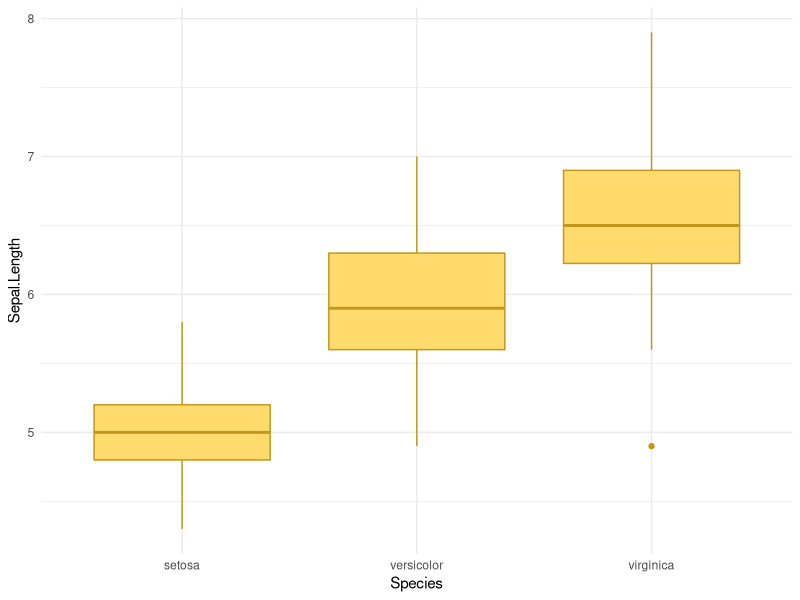
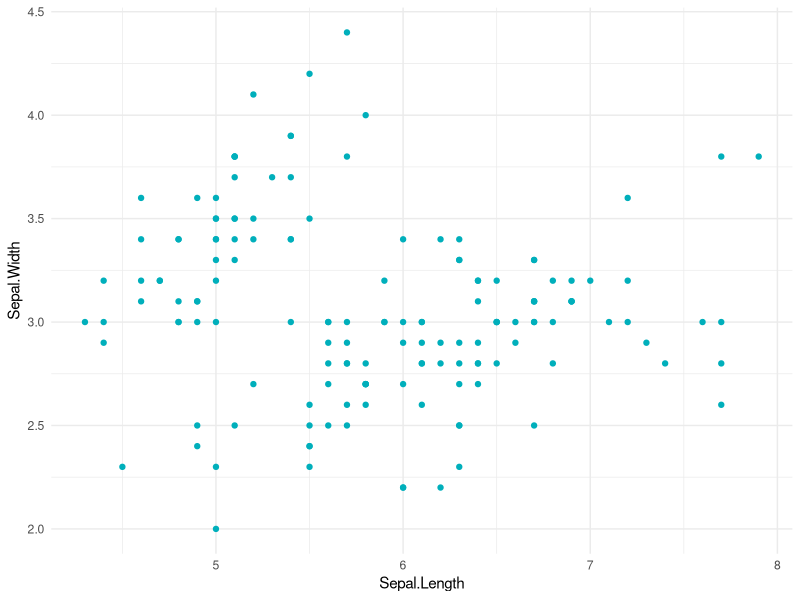
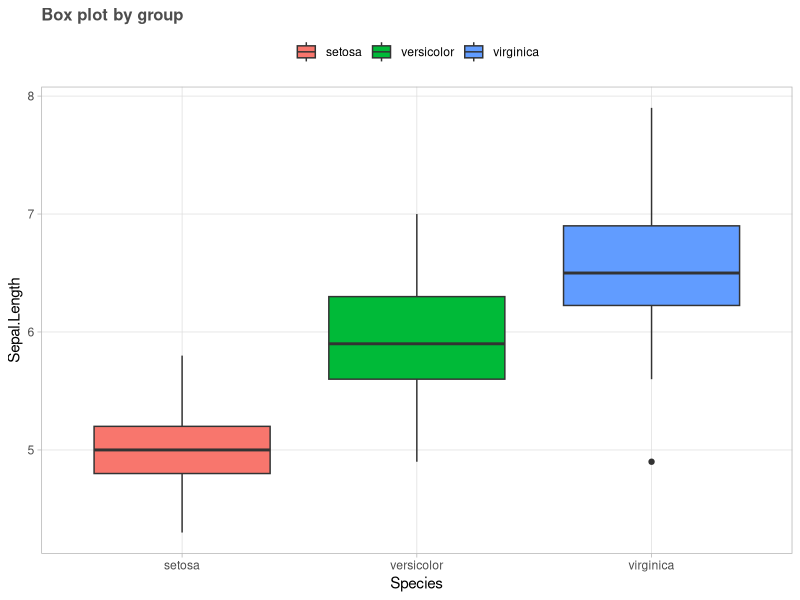
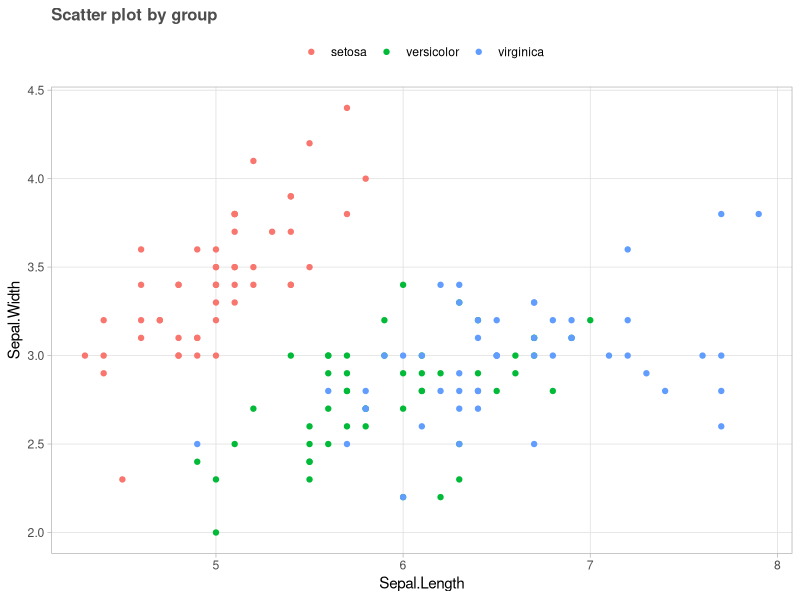
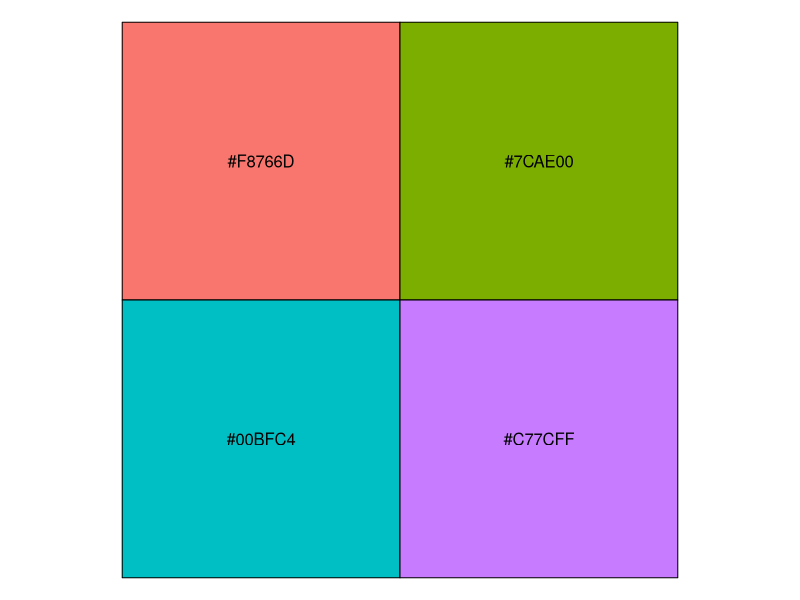
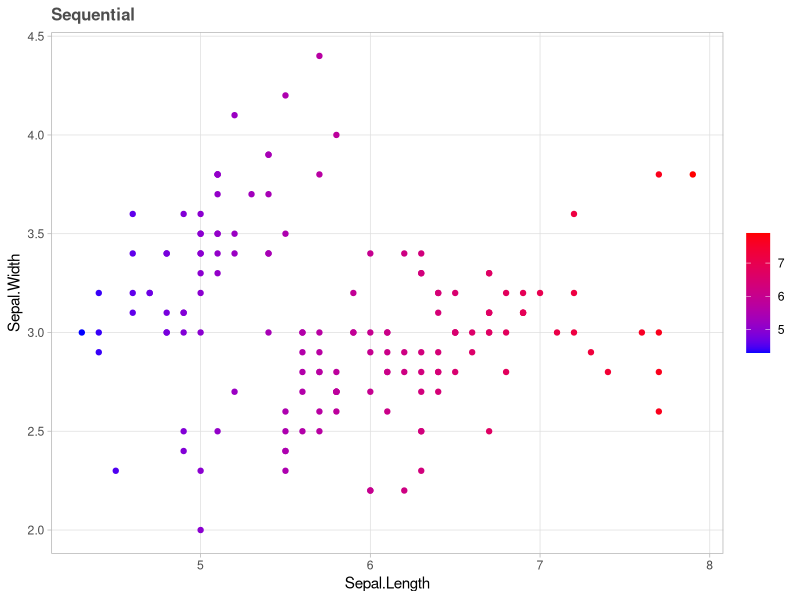
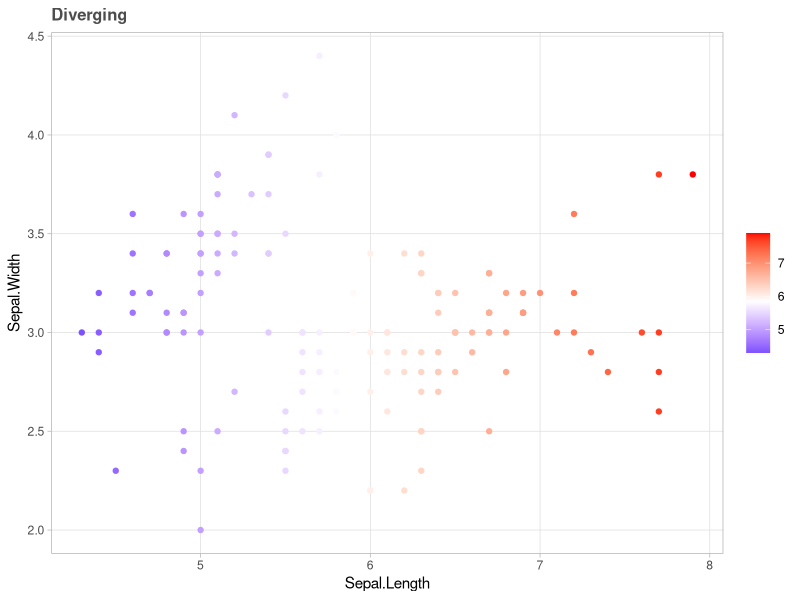
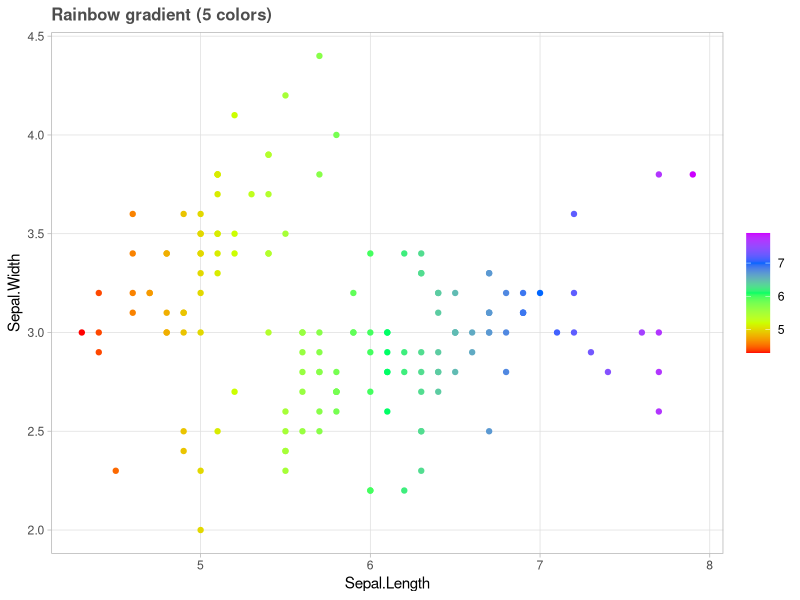

Here is the R script that generated these plots, in order: (Note: this script raises an error after producing the figures.)
## ---- chunk 1
knitr::opts_chunk$set( echo=TRUE, message=FALSE, warning=FALSE, fig.width = 5, fig.height = 3 )

library(tidyverse)
library(patchwork)
## ---- chunk 2
theme_set(theme_light())
theme_update(
  panel.grid.minor = element_blank(),
  plot.title = element_text(size = 12, colour = "gray30", face = "bold"),
  plot.subtitle = element_text(face = 'italic', colour = "gray50", size = 10),
  plot.caption = element_text(colour = "gray50", hjust=0, size = 8),
  legend.title = element_blank()
)
## ---- chunk 3
theme_classic()$panel.grid
## ---- chunk 4
# Box plot
ggplot(iris, aes(Species, Sepal.Length)) + 
  geom_boxplot(fill = "#FFDB6D", color = "#C4961A") +
  theme_minimal()

# Scatter plot
ggplot(iris, aes(Sepal.Length, Sepal.Width)) + 
  geom_point(color = "#00AFBB") +
  theme_minimal()
## ---- chunk 5
ggplot(iris, aes(Species, Sepal.Length)) + 
  geom_boxplot(aes(fill = Species)) +
  theme(legend.position = "top") +
  labs(title="Box plot by group")
## ---- chunk 6
ggplot(iris, aes(Sepal.Length, Sepal.Width)) + 
  geom_point(aes(color = Species)) +
  theme(legend.position = "top") +
  labs(title="Scatter plot by group")
## ---- chunk 7
scales::show_col(scales::hue_pal()(4))
## ---- chunk 8
# Specify the colors for low and high ends of gradient
ggplot(iris, aes(Sepal.Length, Sepal.Width)) +
  geom_point(aes(color = Sepal.Length)) +
  scale_color_gradient(low = "blue", high = "red") +
  labs(title="Sequential")
## ---- chunk 9
# Specify also the colour for mid point
ggplot(iris, aes(Sepal.Length, Sepal.Width)) +
  geom_point(aes(color = Sepal.Length)) +
  scale_color_gradient2(midpoint = mean(iris$Sepal.Length), low = "blue", mid = "white",
                        high = "red", space = "Lab" ) +
  labs(title="Diverging")
## ---- chunk 10
ggplot(iris, aes(Sepal.Length, Sepal.Width)) +
  geom_point(aes(color = Sepal.Length)) + 
  scale_color_gradientn(colours = rainbow(5)) +
  labs(title="Rainbow gradient (5 colors)")
## ---- chunk 11
library(RColorBrewer)
display.brewer.all() # to check all colorbrewer palettes
## ---- chunk 12
display.brewer.all(colorblindFriendly = TRUE)
## ---- chunk 13
ggplot(iris, aes(Sepal.Length, Sepal.Width))+
  geom_point(aes(color = Species)) +
  scale_color_brewer(palette = "Dark2")+
  geom_smooth(aes(color = Species, fill = Species), formula = y ~ x, method = "lm") + 
  scale_fill_brewer(palette = "Dark2") +
  theme_minimal() +
  theme(legend.position = "bottom") +
  labs(title="Brewer on a plot")
## ---- chunk 14
display.brewer.pal(n = 8, name = "Dark2")
## ---- chunk 15
brewer.pal(3, "Dark2")
## ---- chunk 16
library("viridis")           # Load
viridis(6)
## ---- chunk 17
plt <- function(nome, opt) {
  ggplot(iris, aes(Sepal.Length, Sepal.Width))+
  geom_point(aes(color = Sepal.Length)) +
  scale_color_viridis(option = opt)+
  theme(legend.position = "bottom") +
  labs(title = nome, x = element_blank(), y = element_blank())
}

plt("Magma", "A") + plt("Inferno", "B") + plt("Plasma", "C") + plt("Viridis", "D") +
  plot_annotation(title = "GRADIENT color palettes")
## ---- chunk 18
plt <- function(nome, opt) {
  ggplot(iris, aes(Sepal.Length, Sepal.Width))+
  geom_point(aes(color = Species)) +
  geom_smooth(aes(color = Species, fill = Species), formula = y ~ x, method = "lm") + 
  scale_color_viridis(discrete = TRUE, option = opt)+
  scale_fill_viridis(discrete = TRUE, option = opt) +
  theme(legend.position = "bottom") +
  labs(title = nome, x = element_blank(), y = element_blank())
}

plt("Magma", "A") + plt("Inferno", "B") + plt("Plasma", "C") + plt("Viridis", "D") +
  plot_annotation(title = "DISCRETE color palettes")
## ---- chunk 19
rm(list=ls())
## ---- chunk 20
library(ggsci)

# Some display plots:
p1 <- ggplot(subset(diamonds, carat >= 2.2), aes(x=table, y=price, colour=cut)) +
  geom_point(alpha = 0.7) +
  geom_smooth(formula = y ~ x, method = "loess", alpha = 0.05, size = 1, span = 1) +
  labs(title="Color")

p2 <- ggplot(subset(diamonds, carat > 2.2 & depth > 55 & depth < 70), aes(x=depth, fill=cut)) +
  geom_histogram(colour = "black", binwidth = 1, position = "dodge") +
  labs(title="Fill")
## ---- chunk 21
p1 <- p1 + scale_color_lancet()
p2 <- p2 + scale_fill_lancet()
p1 + p2
## ---- chunk 22
p1 <- p1 + scale_color_jco()
p2 <- p2 + scale_fill_jco()
p1 + p2
## ---- chunk 23
p1 <- p1 + scale_color_npg()
p2 <- p2 + scale_fill_npg()
p1 + p2
## ---- chunk 24
p1 <- p1 + scale_color_aaas()
p2 <- p2 + scale_fill_aaas()
p1 + p2
## ---- chunk 25
p1 <- p1 + scale_color_tron()
p2 <- p2 + scale_fill_tron()
p1 + p2
## ---- chunk 26
rm(list=ls())
## ---- chunk 27
ggplot(data = mpg) + # layer1 => data
  geom_point(        # layer2 => geom (points)
    mapping = aes(x = displ, y = hwy) # mapping => how variables map to visuals
  ) +
  theme_classic()
## ---- chunk 28
### scatter plot with linear fit
mpg |>  ggplot(aes(displ, hwy)) +
  geom_smooth(method = "lm", se = FALSE,            # linear fit to the data point
              color = "blue", size = 1.5) +         # tuning line color and thickness
  geom_point(alpha = 0.5, size = 2) +               # tuning the transparency and size of data points
  # scale_x_continuous(breaks=seq(1960,2020,5)) +   # breaking x-axis ticks in intervals of 10
  labs(x = "Displ", y = "Highway consumption",      # adding titles to the axis
       title = "Title goes here",                   # adding title to the plot
       subtitle = "Subtitle goes here",             # adding subtitles to the plot
       caption = "Source: goes here")               # adding caption to the plot

## ---- chunk 29
### default smooth fit
p2 <- mpg |> ggplot(aes(displ, hwy)) + 
  geom_smooth(stat = "smooth", color = "blue", size = 1.5) +
  geom_point() +
  labs(x = "Highway consumption", y = "Avg. Temperature (°C)")

### linear fit
p3 <- mpg |> ggplot(aes(displ, hwy)) + 
  geom_smooth(method = "lm", se = FALSE,
              color = "blue", size = 1.5) +
  geom_point() +
  labs(x = "Highway consumption", y = "Avg. Temperature (°C)")

### user defined formula for fitting
p4 <- mpg |> ggplot(aes(displ, hwy)) + 
  geom_smooth(method = "lm", 
              formula = y~x+I(x^2)+I(x^3),        # user defined function
              color = "blue", size = 1.5) +
  geom_point() +
  labs(x = "Highway consumption", y = "Avg. Temperature (°C)")

p2 + p3 + p4
## ---- chunk 30
rm(list=ls()) # Limpa o global environment
## ---- chunk 31
data <- tibble(
  quarter=c("Q1", "Q1", "Q2", "Q2", "Q3", "Q3", "Q4", "Q4"),
  product=c("A", "B", "A", "B", "A", "B", "A", "B"),
  profit=c(10, 14, 12, 11, 13, 15, 16, 18)
)
## ---- chunk 32
data |> 
  ggplot(aes(x=quarter, y=profit, group = product)) +
  geom_line(aes(color = product), size = 1) + 
  scale_color_brewer(palette = "Dark2") +
  # Escala dos axis
  scale_y_continuous(expand = c(0,0), limits = c(0,NA)) +
  scale_x_discrete(expand = c(0,0)) +
  # Texto: Títulos e notas
  labs(
    title = "Quarterly Profit (in million U.S. dollars)",
    subtitle = "A simple line chart",
    caption = "Source: ImaginaryCo",
    x = "Quarter of 2020",
    y = "Profit in 2020"
  ) +
  theme(
    panel.border = element_rect(fill = NA),
    panel.grid.major.y = element_line(linetype = 'dashed')
  )
## ---- chunk 33
df <- data.frame(expand.grid(1:100, seq(0, 1, by = .1)))
names(df) <- c("category", "X")
df <- within(df, {
  Y <- pnorm(X, mean = 1:100 / 100)
  category <- factor(1:100)
  })

ggplot(data = df, aes(x = X, y = Y, color = as.integer(category), group = category)) +
  geom_line() +
  scale_colour_gradient(name = "category", 
                        low = "blue", high = "red")
## ---- chunk 34
ggplot(data = df, aes(x = X, y = Y, color = as.integer(category), group = category)) +
  geom_line() +
  scale_colour_gradient(name = "category", 
                        breaks = c(1,50,100), labels = c('Low','Mid','High'),
                        low = "blue", high = "red")
## ---- chunk 35
data |> group_by(quarter) |> 
  summarise(profit = sum(profit), .groups = "drop") |> 
  ggplot(aes(x=quarter, y=profit)) +
  # geom_col() == geom_bar(stat = "identity")
  # geom_col() + # default = stacked bars
  geom_bar(stat = 'identity', fill = "lightblue") + 
  geom_text(aes(label=profit), vjust = -0.5, size = 4) +
  scale_y_continuous(expand = c(0,2))
## ---- chunk 36
p1 <- data |> 
  ggplot(aes(x=quarter, y=profit, fill = product)) +
  geom_col(color = "white") + # default position = "stack"
  scale_fill_brewer(palette = "Dark2") +
  # Label the groups
  geom_text(aes(label=profit),
            position = position_stack(vjust = 0.5), 
            color = "black", size = 4) +
  # Label the total on top of the bars
  geom_text(aes(label=scales::number(after_stat(y)),
                group = quarter),
            stat = "summary", fun = sum, vjust=-1, 
            fontface = "bold") +
  # Create a little breathing space on top of the chart:
  scale_y_continuous(expand = expansion(mult = c(0,0.1))) +
  labs(title = "Stacked")

p2 <- data |> 
  mutate(pct = profit/sum(profit), .by = quarter) |> 
  ggplot(aes(x=quarter, y=pct, fill = product)) +
  geom_col(color = "white") +
  geom_text(aes(label=scales::percent(pct, accuracy = 1), group=product), 
            position = position_fill(.5)) +
  scale_fill_brewer(palette = "Dark2") +
  scale_y_continuous(labels = NULL, expand = expansion(mult = c(0,0))) +
  labs(title = "Stacked to 100%")

p1 + p2
## ---- chunk 37
mpg |> group_by(class, year = as.factor(year)) |> 
  tally() |> 
  ungroup() |>
  arrange(desc(class)) |> 
  group_by(year) |> 
  mutate(pos = cumsum(n) - n/2) |> # create "position" column as 1/2 the y-axis variable
  ggplot() +
  geom_bar(aes(x=year, y=n, fill = class),stat = "identity") +
  geom_text(aes(x=year, 
                y=pos, # use "position" column
                label = prettyNum(n,big.mark = ".", decimal.mark = ",")), 
            vjust = 0,  size = 2) +
  scale_fill_brewer(palette = "Set2") +
  scale_y_continuous(labels = scales::comma) +
  theme_bw() +
  labs(title="Place data labels in the middle manually")
## ---- chunk 38
data |> 
  ggplot(aes(x = quarter, y = profit, fill = product)) +
  geom_col(position = position_dodge()) +
  scale_fill_brewer(palette = "Dark2") +
  geom_text(aes(label=profit), 
            position = position_dodge(0.9), vjust = -0.5, size = 4)
## ---- chunk 39
p1 <- data |> 
  group_by(quarter) |> 
  summarise(profit = sum(profit), .groups = "drop") |> 
  ggplot(aes(x=quarter, y=profit)) +
  geom_col(fill = "lightblue") +
  geom_text(aes(label = profit), hjust = -0.5, size = 4) + 
  scale_y_continuous(expand = c(0,2.5)) +
  coord_flip() 

p2 <- data |> 
  ggplot(aes(x=quarter, y=profit, 
             fill = product)) + # defines global fill to group everywhere by product
  geom_col(position = position_dodge()) + 
  geom_text(aes(label = profit), 
            position = position_dodge(0.9), hjust = -0.5, size = 4) +
  scale_fill_npg() +
  scale_y_continuous(expand = c(0,1.5)) +
  coord_flip()

p1 + p2
## ---- chunk 40
ggplot(data, aes(x = quarter, y = profit, fill=product, group=product)) +
  geom_area() 
## ---- chunk 41
rm(list=ls()) # Limpa o global environment
## ---- chunk 42
city_mpg <- mpg |>
  mutate(class = fct_lump(class, 4, other_level = "other")) |>
  group_by(class) |>
  summarize(
    mean_mpg = mean(cty),
    count = n()
  ) |> mutate(
    class = fct_reorder(class, count)
  ) |>
  mutate(class = fct_reorder(class, -mean_mpg))

p1 <- ggplot(city_mpg, aes(class, count)) +
  geom_col(fill = "#6297E770") + 
  scale_y_continuous(
    expand = expansion(mult = c(0, 0.05)),
    position = "right"
  ) +
  theme_minimal_hgrid(11, rel_small = 1) + # cowplot theme
  theme(
    panel.grid.major = element_line(color = "#6297E770"),
    axis.line.x = element_blank(),
    axis.text.x = element_blank(),
    axis.title.x = element_blank(),
    axis.ticks = element_blank(),
    axis.ticks.length = grid::unit(0, "pt"),
    axis.text.y = element_text(color = "#6297E7"),
    axis.title.y = element_text(color = "#6297E7")
  )

p2 <- ggplot(city_mpg, aes(class, mean_mpg)) + 
  geom_point(size = 3, color = "#D5442D") + 
  scale_y_continuous(limits = c(10, 21)) +
  theme_half_open(11, rel_small = 1) + # cowplot theme
  theme(
    axis.ticks.y = element_line(color = "#BB2D05"),
    axis.text.y = element_text(color = "#BB2D05"),
    axis.title.y = element_text(color = "#BB2D05"),
    axis.line.y = element_line(color = "#BB2D05")
  )

# The resulting plot has dual axes. Plot alignment and plot placement are separated.
aligned_plots <- align_plots(p1, p2, align="hv", axis="tblr")
ggdraw(aligned_plots[[1]]) + draw_plot(aligned_plots[[2]])
## ---- chunk 43
rm(list=ls()) # Limpa o global environment
## ---- chunk 44
year <- c(2014, 2015, 2016, 2017, 2018, 2019,2020)
course <- c(35, 30, 40, 25, 30, 35, 65)
penroll <- c(0.3, 0.25, 0.3, 0.5, 0.4, 0.2, 0.6)
  
perf <- data.frame(year, course, penroll)

ggplot(perf)  + 
  geom_bar(aes(x=year, y=course),stat="identity", fill="cyan",colour="#006000")+
  geom_line(aes(x=year, y=penroll),stat="identity",color="red")+
  labs(title= "Courses vs Students Enrolled in GeeksforGeeks",
       x="Year",y="Number of Courses Sold")
## ---- chunk 45
# Plotting Charts and adding a secondary axis
ggplot(perf)  + 
  geom_bar(aes(x=year, y=course),stat="identity", fill="cyan",colour="#006000")+
  geom_line(aes(x=year, y=100*penroll),stat="identity",color="red",size=2)+
  labs(title= "Courses vs Students Enrolled in GeeksforGeeks",
       x="Year",y="Number of Courses Sold")+
  scale_y_continuous(sec.axis=sec_axis(~.*0.01,name="Percentage"))
## ---- chunk 46
# Plotting Multiple Charts and changing secondary axis to percentage
ggplot(perf)  + 
  geom_bar(aes(x=year, y=course),stat="identity", fill="cyan",colour="#006000")+
  geom_line(aes(x=year, y=100*penroll),stat="identity",color="red",size=2)+
  labs(title= "Courses vs Students Enrolled in GeeksforGeeks",
       x="Year",y="Number of Courses Sold")+
  scale_y_continuous(sec.axis=sec_axis(
    ~.*0.01,name="Percentage of Students Enrolled", labels=scales::percent))
## ---- chunk 47
rm(list=ls()) # Limpa o global environment
## ---- chunk 48
theme_update(
  panel.border = element_rect(fill=NA)
)
p1 <- ggplot(mtcars) + geom_point(aes(mpg, disp))
p2 <- ggplot(mtcars) + geom_boxplot(aes(gear, disp, group = gear))

p1 + p2
## ---- chunk 49
p3 <- ggplot(mtcars) + geom_smooth(aes(disp, qsec))
p4 <- ggplot(mtcars) + geom_bar(aes(carb))

(p1 | p2 | p3) /
      p4
## ---- chunk 50
p <- ggplot(mpg, aes(displ, cty)) + geom_point()

# Use vars() to supply variables from the dataset:
p + facet_grid(rows = vars(drv)) + theme_light()
## ---- chunk 51
p + facet_grid(cols = vars(cyl)) + theme_light()
## ---- chunk 52
p + facet_grid(drv ~ cyl) +
  theme_light()
## ---- chunk 53
p + facet_grid(vars(drv), vars(cyl)) +
  theme_light()
## ---- chunk 54
df <- data.frame(displ = mean(mpg$displ), cty = mean(mpg$cty))
p +
  facet_grid(cols = vars(cyl)) +
  geom_point(data = df, colour = "red", size = 2) +
  theme_light()
## ---- chunk 55
ggplot(mtcars, aes(mpg, wt, colour = factor(cyl))) +
  geom_point() +
  facet_grid(vars(cyl), scales = "free") +
  theme_gray()
## ---- chunk 56
rm(list=ls()) # Limpa o global environment
## ---- chunk 57
# load the library
library(forcats)

# Reorder following the value of another column:
p1 <- mpg |> group_by(manufacturer) |> tally(name="qtd") |> 
  mutate(manufacturer = fct_reorder(manufacturer, qtd)) |>
  ggplot( aes(x=manufacturer, y=qtd)) +
    geom_bar(stat="identity", fill="#f68060", alpha=.6, width=.4) +
    coord_flip() +
    xlab("") +
    theme_bw()
 
# Reverse side
p2 <- mpg |> group_by(manufacturer) |> tally(name="qtd") |> 
  mutate(manufacturer = fct_reorder(manufacturer, desc(qtd))) |>
  ggplot( aes(x=manufacturer, y=qtd)) +
    geom_bar(stat="identity", fill="#f68060", alpha=.6, width=.4) +
    coord_flip() +
    xlab("") +
    theme_bw()

p1 + p2
## ---- chunk 58
# Using sum
p1 <- mpg |>
  mutate(class = fct_reorder(class, hwy, .fun='sum')) |>
  ggplot( aes(x=reorder(class, hwy), y=hwy, fill=class)) + 
    geom_boxplot() +
    xlab("class") +
    xlab("")
 
# Using number of observation per group
p2 <- mpg |>
  mutate(class = fct_reorder(class, hwy, .fun='length' )) |>
  ggplot( aes(x=class, y=hwy, fill=class)) + 
    geom_boxplot() +
    xlab("class") +
    xlab("") +
    xlab("")

p1 + p2 & theme(legend.position="none",
                panel.border = element_rect(fill=NA))
## ---- chunk 59
mpg_sum <- mpg %>% 
  dplyr::filter(year == 2008) %>%
  
  dplyr::mutate(
    manufacturer = stringr::str_to_title(manufacturer),
    #  group all manufacturers together that do not belong to the top 10
    manufacturer = forcats::fct_lump(manufacturer, n = 9) # Lump puts n>9 em "Other"
  ) %>% 
  
  # add counts (data is automatically sorted in descending order)
  dplyr::count(manufacturer, sort = TRUE) %>%
  
  dplyr::mutate(
    # first order by appearance with `fct_inorder()`
    # reverse order so that the bar with the highest value is on top
    manufacturer = forcats::fct_rev(forcats::fct_inorder(manufacturer)),
    # move the category “Other” to the end (as the first level)
    manufacturer = forcats::fct_relevel(manufacturer, "Other", after = 0)
  ) |> 
  arrange(manufacturer)

mpg_sum
## ---- chunk 60
ggplot(mpg_sum, aes(x = n, y = manufacturer)) +
  geom_col(fill = "gray70") 
## ---- chunk 61
rm(list=ls()) # Limpa o global environment
## ---- chunk 62
ggplot(mpg, aes(displ, hwy)) + 
  geom_point(aes(colour = factor(cyl))) + 
  labs(
    x = "Engine displacement (litres)", 
    y = "Highway miles per gallon", 
    colour = "Number of cylinders",
    title = "Mileage by engine size and cylinders",
    subtitle = "Source: http://fueleconomy.gov"
  ) + 
  theme_light()
## ---- chunk 63
values <- seq(from = -2, to = 2, by = .01)
df <- data.frame(x = values, y = values ^ 3)
ggplot(df, aes(x, y)) + 
  geom_path() + 
  labs(y = quote(f(x) == x^3)) +
  theme_light()
## ---- chunk 64
ggplot(data = mpg) + 
  geom_point(mapping = aes(x = displ, y = hwy, color = drv)) +
  scale_colour_discrete(
    labels = c("4" = "4 wheel drive",
               "f" = "front wheel drive",
               "r" = "rear wheel drive")
  ) + 
  labs(
    title = "Custom legend labels",
    x = "Engine Size (Liters)", 
    y = "Fuel Efficiency (Miles per Gallon)", 
    color = "Título da legenda" #TÍTULO DA LEGENDA ASSUME NOME DADO Á DIMENSÃO DOS ITENS DA LEGENDA
  ) +
  theme(legend.title = element_text(),
        axis.title = element_text())
## ---- chunk 65
p1 <- mpg |> group_by(class, year = as.factor(year)) |> 
  tally() |> 
  ggplot() +
  geom_bar(aes(x=year, y=n, fill = class),stat = "identity") +
  scale_fill_brewer(palette = "Set2") +
  scale_y_continuous(labels = scales::number) +
  theme_bw() +
  labs(title="Original")

p2 <- mpg |> group_by(class, year = as.factor(year)) |> 
  tally() |> 
  ggplot() +
  geom_bar(aes(x=year, y=n, fill = class),stat = "identity") +
  scale_y_continuous(labels = scales::number) +
  # reverse legend order - can be used on any scale_fill_* or scale_color_*
  scale_fill_brewer(palette = "Set2", guide = guide_legend(reverse = TRUE)) +
  theme_bw() +
  labs(title="Reverse legend order")

p1 + p2
## ---- chunk 66
mpg |> 
  group_by(manufacturer) |> 
  summarise(hwy = mean(hwy), cty = mean(cty), .groups = "drop") |> 
  ggplot(aes(x=manufacturer)) + 
  # specify color for line/ fill for bar inside aes(); you can assign a label for the legend
  geom_line(aes(y = hwy, color = "Highway"), size = 1) +
  geom_col( aes(y = cty, fill = "City")) +
  # then assign the desired color to the labels specified above
  scale_color_manual(name="", values=c("Highway"="red")) +
  scale_fill_manual(name="", values=c("City"="slategray")) +
  labs(
    x = "Manufacturer", 
    y = "Fuel Efficiency (Miles per Gallon)" 
  ) +
  theme(axis.title = element_text())
## ---- chunk 67
plot <- ggplot(mpg, aes(drv, hwy)) + 
  geom_hline(yintercept = 28, colour = "red") + 
  geom_boxplot()

p1 <- plot + labs(title = "Original")

p2 <- plot + labs(title = "coord_cartesian") +
  coord_cartesian(ylim = c(10, 35)) # works as expected

p3 <- plot + labs(title = "setting limits") +
  ylim(10, 35) # distorts the boxplot 

p1 + p2 + p3
## ---- chunk 68
plot + scale_y_continuous(breaks = NULL)
## ---- chunk 69
p1 <- plot + scale_y_continuous(breaks = scales::breaks_width(5)) + 
  labs(title="fixed @ 5")

p2 <- plot + scale_y_continuous(breaks = scales::breaks_width(5, offset(10))) + 
  labs(title="+ offset")

p3 <- plot + scale_y_continuous(breaks = scales::breaks_width(5, offset(-10))) + 
  labs(title="- offset")

p1 + p2 + p3
## ---- chunk 70
ts.dia <- as_tibble(EuStockMarkets) |> cbind(
  DATE = seq.Date(as.Date("1991-1-1"), by="days", length.out = 1860)
) |> 
  rename_with(tolower) |> 
  pivot_longer(dax:ftse)

ts.dia |> 
  group_by(ano = make_date(year(date),1,1), name) |> 
  summarise(value = mean(value)) |> 
  ggplot(aes(x = ano, y = value, group = name, color = name)) +
  geom_line() + geom_point() +
  scale_x_date(
    # labels = scales::label_date_short(), # formata texto de x-axis
    labels = scales::label_date("%y"),
    date_breaks = "1 year", # “sec", "min", "hour", "day", "week", "month", "year"
    # expand = c(0.01,0.01), # respiro nas laterais das barras
  ) + 
  labs(x = "Year")
## ---- chunk 71
ts.dia |> 
  group_by(mes = make_date(year(date),month(date),1), name) |> 
  summarise(value = mean(value)) |> 
  ggplot(aes(x = mes, y = value, group = name, color = name)) +
  geom_line() + 
  scale_x_date(
    labels = scales::label_date_short(), # formata texto de x-axis
    date_breaks = "6 months",
    # breaks = seq.Date(min(ts.dia$date), max(ts.dia$date),by = "6 months")
    expand = c(0,0), # respiro nas laterais das barras
  ) + 
  theme(panel.grid.major.x = element_line(linetype = "dotted")) +
  labs(x = "Month")
## ---- chunk 72
ts.dia |> 
  ggplot(aes(x = date, y = value, group = name, color = name)) +
  geom_line() + 
  scale_x_date(
    labels = scales::label_date_short(), # formata texto de x-axis
    # date_breaks = "6 months",
    expand = c(0,0), # respiro nas laterais das barras
  ) + 
  theme(panel.grid.major.x = element_line(linetype = "dotted")) 
## ---- chunk 73
rm(list=ls()) # Limpa o global environment
## ---- chunk 74
population |> 
  ggplot(aes(x=year, y=population)) +
  geom_col(fill = "slategray") +
  scale_y_continuous(labels = scales::label_number(scale = 1/1e9), 
                     expand = expansion(mult=c(0,0.05))) +
  scale_x_continuous(expand = expansion(mult=c(0.01,0.01))) +
  theme(
    panel.border = element_rect(fill = NA),
    axis.text.x = element_text(angle = 45, hjust = 1) # <== ANGLE ARGUMENT
  ) 
## ---- chunk 75
txhousing |> mutate(date=make_date(year,month,1)) |> 
  filter(city %in% c("Austin", "Houston")) |> 
  ggplot(aes(x = date, y = sales, group = city, color = city)) +
  geom_line() + geom_point() +
  scale_color_brewer(palette = "Dark2") +
  scale_x_date(
    breaks = seq(as_date("2010-01-01"), as_date("2015-01-01"), by="6 months"),
    labels = scales::label_date_short(), # formata texto de x-axis
    limits = c(as_date("2010-01-01"), NA),
    # date_breaks = "3 months", # “sec", "min", "hour", "day", "week", "month", "year"
    # labels = scales::label_date("%y"),
    expand = c(0.01,0.01), # respiro nas laterais das barras
  ) + 
  theme(legend.position = "top") +
  labs(x = "Month")
## ---- chunk 76
df <- data.frame(
  x = c(1, 1, 2, 2, 1.5),
  y = c(1, 2, 1, 2, 1.5),
  text = c("bottom-left", "bottom-right", "top-left", "top-right", "center")
)
## ---- chunk 77
ggplot(df, aes(x, y)) +
  geom_text(aes(label = text))
## ---- chunk 78
ggplot(df, aes(x, y)) +
  geom_text(aes(label = text), vjust = "inward", hjust = "inward")
## ---- chunk 79
df <- data.frame(
  x = factor(c(1, 1, 2, 2)),
  y = c(1, 3, 2, 1),
  grp = c("a", "b", "a", "b")
)
## ---- chunk 80
ggplot(data = df, aes(x, y, group = grp)) +
  geom_col(aes(fill = grp), position = "dodge") +
  geom_text(aes(label = y), position = "dodge")
## ---- chunk 81
ggplot(data = df, aes(x, y, group = grp)) +
  geom_col(aes(fill = grp), position = "dodge") +
  geom_text(aes(label = y), position = position_dodge(0.9))
## ---- chunk 82
ggplot(data = df, aes(x, y, group = grp)) +
  geom_col(aes(fill = grp), position = "dodge") +
  geom_text(
    aes(label = y, y = y + 0.05),
    position = position_dodge(0.9),
    vjust = 0
  )
## ---- chunk 83
ggplot(data = df, aes(x, y, group = grp)) +
  geom_col(aes(fill = grp)) +
  geom_text(aes(label = y), position = position_stack(vjust = 0.5))
## ---- chunk 84
p <- ggplot(mtcars, aes(wt, mpg, label = rownames(mtcars)))

p + geom_text()

p + geom_text(check_overlap = TRUE) # Avoid overlaps

p + geom_label() # Labels with background

p + geom_text(size = 10) # Change size of the label

# Position data labels ==========================
p +
  geom_point() +
  geom_text(hjust = 0, nudge_x = 0.05)
p +
  geom_point() +
  geom_text(vjust = 0, nudge_y = 0.5)
p +
  geom_point() +
  geom_text(angle = 45)


# Add aesthetic mappings
p + geom_text(aes(colour = factor(cyl)))
p + geom_text(aes(colour = factor(cyl))) + scale_colour_discrete(l = 40)
p + geom_label(aes(fill = factor(cyl)), colour = "white", fontface = "bold")

p + geom_text(aes(size = wt))

# Scale height of text, rather than sqrt(height)
p +
  geom_text(aes(size = wt)) +
  scale_radius(range = c(3,6))

# You can display expressions by setting parse = TRUE.  The
# details of the display are described in ?plotmath, but note that
# geom_text uses strings, not expressions.
p +
  geom_text(
    aes(label = paste(wt, "^(", cyl, ")", sep = "")),
    parse = TRUE
  )
## ---- chunk 85
ggplot(economics, aes(date, unemploy)) + 
  geom_line() +
  theme_gray() +
  labs(title = "US unemployment over time")
## ---- chunk 86
presidential <- subset(presidential, start > economics$date[1])

ggplot(economics) + 
  geom_rect(
    aes(xmin = start, xmax = end, fill = party), 
    ymin = -Inf, ymax = Inf, alpha = 0.2, 
    data = presidential
  ) + 
  geom_vline(
    aes(xintercept = as.numeric(start)), 
    data = presidential,
    colour = "grey50", alpha = 0.5
  ) + 
  geom_text(
    aes(x = start, y = 2500, label = name), 
    data = presidential, 
    size = 3, vjust = 0, hjust = 0, nudge_x = 50
  ) + 
  geom_line(aes(date, unemploy)) + 
  scale_fill_manual(values = c("blue", "red")) +
  xlab("date") + 
  ylab("unemployment")
## ---- chunk 87
rm(list=ls()) # Limpa o global environment
## ---- chunk 88
yrng <- range(economics$unemploy)
xrng <- range(economics$date)
caption <- paste(strwrap("Unemployment rates in the US have 
  varied a lot over the years", 40), collapse = "\n")

ggplot(economics, aes(x=date, y=unemploy)) + 
  geom_line() + 
  geom_text(
    aes(x, y, label = caption), 
    data = data.frame(x = xrng[1], y = yrng[2], caption = caption), 
    hjust = 0, vjust = 1, size = 4
  ) + 
  theme_gray()
## ---- chunk 89
rm(list=ls()) # Limpa o global environment
## ---- chunk 90
p <- ggplot(mpg, aes(displ, hwy)) +
  geom_point(
    data = filter(mpg, manufacturer == "subaru"), 
    colour = "orange",
    size = 3
  ) +
  geom_point() 
## ---- chunk 91
p + 
  annotate(geom = "point", x = 5.5, y = 40, colour = "orange", size = 3) + 
  annotate(geom = "point", x = 5.5, y = 40) + 
  annotate(geom = "text", x = 5.6, y = 40, label = "subaru", hjust = "left")
## ---- chunk 92
p + 
  annotate(
    geom = "curve", x = 4, y = 35, xend = 2.65, yend = 27, 
    curvature = .3, arrow = arrow(length = unit(2, "mm"))
  ) +
  annotate(geom = "text", x = 4.1, y = 35, label = "subaru", hjust = "left")
## ---- chunk 93
ggplot(diamonds, aes(log10(carat), log10(price))) + 
  geom_bin2d() + 
  facet_wrap(vars(cut), nrow = 1) +
  viridis::scale_fill_viridis(direction = -1, option="D")
## ---- chunk 94
mod_coef <- coef(lm(log10(price) ~ log10(carat), data = diamonds))
ggplot(diamonds, aes(log10(carat), log10(price))) + 
  geom_bin2d() + 
  geom_abline(intercept = mod_coef[1], slope = mod_coef[2], 
              colour = "darkgray", size = 1) + 
  facet_wrap(vars(cut), nrow = 1) +
  viridis::scale_fill_viridis(direction = -1, option="D")
## ---- chunk 95
rm(list=ls()) # Limpa o global environment
## ---- chunk 96
(plot <- as_tibble(USArrests, rownames = "States") |> 
   ggplot(aes(y=fct_reorder(States, Murder, .desc = FALSE), x=Murder)) + 
   geom_col(fill="red") +
   labs(
     y = "US States",
     x = "Murders per 100.000",
     title = "Murder Rate per US State"
   ))
## ---- chunk 97
plot %+% (as_tibble(USArrests, rownames = "States")[,c(1,3)]  |> 
            rename(Murder = Assault)) + # renames the variable for the plot
   labs(
     y = "US States",
     x = "Assaults per 100.000",        # but specifies the title of the visual on the plot
     title = "Assault Rate per US State"
   )
## ---- chunk 98
ggplot(mpg, aes(displ, hwy)) +
  geom_point(
    data = filter(mpg, manufacturer == "subaru"), 
    colour = "orange",
    size = 3
  ) +
  geom_point() 
## ---- chunk 99
ggplot(mpg, aes(displ, hwy)) +
  geom_point(
    data = filter(mpg, manufacturer == "subaru"), 
    colour = "orange",
    size = 3
  ) +
  geom_point() 
## ---- chunk 100
ggplot(mpg, aes(displ, hwy)) +
  geom_point(
    data = filter(mpg, manufacturer == "subaru"), 
    colour = "orange",
    size = 3
  ) +
  geom_point() 
